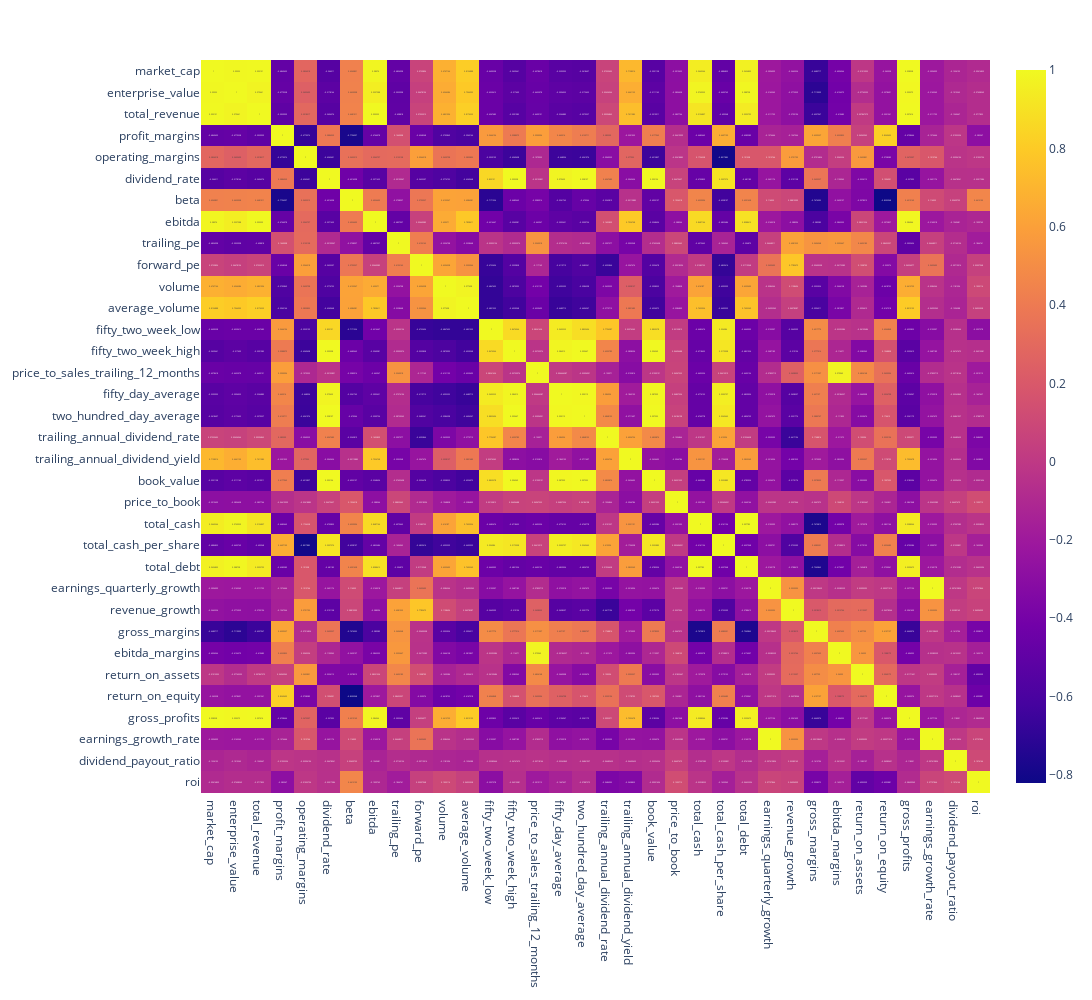

Source (notebook cell):
### Code cell
fig = px.imshow(fundamentals_corr, text_auto=True, aspect="auto", width=3000, height=1000)
fig.show()

### Figure 1 — Plotly figure (JSON) as saved in the notebook; plotly's stock layout.template omitted (floating-point values rounded to 4 significant figures; data arrays with more than 128 entries replaced by an {"elided": "..."} marker saying what was removed)
{"data": [{"coloraxis": "coloraxis", "hovertemplate": "x: %{x}<br>y: %{y}<br>color: %{z}<extra></extra>", "name": "0", "texttemplate": "%{z}", "type": "heatmap", "x": ["market_cap", "enterprise_value", "total_revenue", "profit_margins", "operating_margins", "dividend_rate", "beta", "ebitda", "trailing_pe", "forward_pe", "volume", "average_volume", "fifty_two_week_low", "fifty_two_week_high", "price_to_sales_trailing_12_months", "fifty_day_average", "two_hundred_day_average", "trailing_annual_dividend_rate", "trailing_annual_dividend_yield", "book_value", "price_to_book", "total_cash", "total_cash_per_share", "total_debt", "earnings_quarterly_growth", "revenue_growth", "gross_margins", "ebitda_margins", "return_on_assets", "return_on_equity", "gross_profits", "earnings_growth_rate", "dividend_payout_ratio", "roi"], "xaxis": "x", "y": ["market_cap", "enterprise_value", "total_revenue", "profit_margins", "operating_margins", "dividend_rate", "beta", "ebitda", "trailing_pe", "forward_pe", "volume", "average_volume", "fifty_two_week_low", "fifty_two_week_high", "price_to_sales_trailing_12_months", "fifty_day_average", "two_hundred_day_average", "trailing_annual_dividend_rate", "trailing_annual_dividend_yield", "book_value", "price_to_book", "total_cash", "total_cash_per_share", "total_debt", "earnings_quarterly_growth", "revenue_growth", "gross_margins", "ebitda_margins", "return_on_assets", "return_on_equity", "gross_profits", "earnings_growth_rate", "dividend_payout_ratio", "roi"], "yaxis": "y", "z": {"elided": "34x34 float values"}}], "layout": {"coloraxis": {"colorscale": [[0, "#0d0887"], [0.1111, "#46039f"], [0.2222, "#7201a8"], [0.3333, "#9c179e"], [0.4444, "#bd3786"], [0.5556, "#d8576b"], [0.6667, "#ed7953"], [0.7778, "#fb9f3a"], [0.8889, "#fdca26"], [1, "#f0f921"]]}, "height": 1000, "margin": {"t": 60}, "width": 3000, "xaxis": {"anchor": "y", "domain": [0, 1]}, "yaxis": {"anchor": "x", "autorange": "reversed", "domain": [0, 1]}}}
